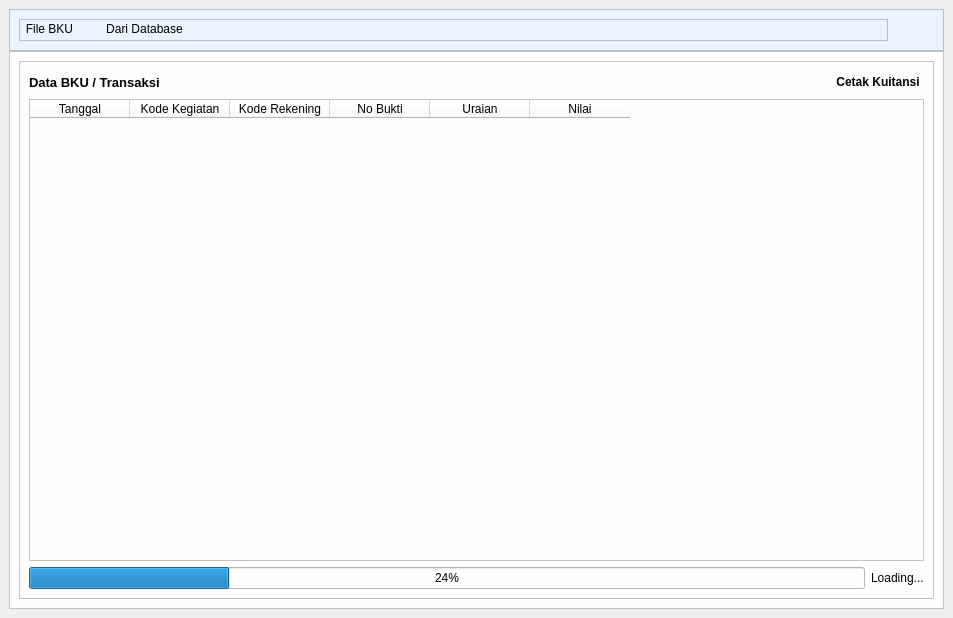
<?xml version="1.0" encoding="UTF-8"?>
<ui version="4.0">
 <class>MainWindow</class>
 <widget class="QMainWindow" name="MainWindow">
  <property name="geometry">
   <rect>
    <x>0</x>
    <y>0</y>
    <width>953</width>
    <height>618</height>
   </rect>
  </property>
  <property name="minimumSize">
   <size>
    <width>900</width>
    <height>600</height>
   </size>
  </property>
  <property name="windowTitle">
   <string>Aplikasi Cetak Kuitansi BOS</string>
  </property>
  <property name="autoFillBackground">
   <bool>false</bool>
  </property>
  <property name="styleSheet">
   <string notr="true"/>
  </property>
  <widget class="QWidget" name="centralwidget">
   <layout class="QVBoxLayout" name="verticalLayout_main">
    <item>
     <layout class="QVBoxLayout" name="verticalLayout">
      <property name="spacing">
       <number>0</number>
      </property>
      <property name="sizeConstraint">
       <enum>QLayout::SetMinAndMaxSize</enum>
      </property>
      <item>
       <widget class="QFrame" name="menu">
        <property name="minimumSize">
         <size>
          <width>0</width>
          <height>0</height>
         </size>
        </property>
        <property name="styleSheet">
         <string notr="true">background-color: rgb(233, 244, 255);</string>
        </property>
        <property name="frameShape">
         <enum>QFrame::StyledPanel</enum>
        </property>
        <property name="frameShadow">
         <enum>QFrame::Raised</enum>
        </property>
        <layout class="QHBoxLayout" name="horizontalLayout_3">
         <item>
          <widget class="QFrame" name="frame">
           <property name="sizePolicy">
            <sizepolicy hsizetype="Preferred" vsizetype="Preferred">
             <horstretch>1</horstretch>
             <verstretch>0</verstretch>
            </sizepolicy>
           </property>
           <property name="frameShape">
            <enum>QFrame::StyledPanel</enum>
           </property>
           <property name="frameShadow">
            <enum>QFrame::Raised</enum>
           </property>
           <widget class="QPushButton" name="btn_from_bku">
            <property name="geometry">
             <rect>
              <x>0</x>
              <y>0</y>
              <width>61</width>
              <height>20</height>
             </rect>
            </property>
            <property name="text">
             <string>File BKU</string>
            </property>
            <property name="icon">
             <iconset>
              <normaloff>resources/logo_pdf.png</normaloff>resources/logo_pdf.png</iconset>
            </property>
            <property name="flat">
             <bool>true</bool>
            </property>
           </widget>
           <widget class="QPushButton" name="btn_from_db">
            <property name="geometry">
             <rect>
              <x>80</x>
              <y>0</y>
              <width>91</width>
              <height>20</height>
             </rect>
            </property>
            <property name="text">
             <string>Dari Database</string>
            </property>
            <property name="icon">
             <iconset>
              <normaloff>resources/logo_db.png</normaloff>resources/logo_db.png</iconset>
            </property>
            <property name="flat">
             <bool>true</bool>
            </property>
           </widget>
          </widget>
         </item>
         <item>
          <widget class="QPushButton" name="btn_setting">
           <property name="text">
            <string/>
           </property>
           <property name="icon">
            <iconset>
             <normaloff>resources/icon_gear.png</normaloff>resources/icon_gear.png</iconset>
           </property>
           <property name="iconSize">
            <size>
             <width>28</width>
             <height>28</height>
            </size>
           </property>
           <property name="flat">
            <bool>true</bool>
           </property>
          </widget>
         </item>
        </layout>
       </widget>
      </item>
      <item>
       <widget class="QFrame" name="utama">
        <property name="minimumSize">
         <size>
          <width>0</width>
          <height>0</height>
         </size>
        </property>
        <property name="styleSheet">
         <string notr="true">background-color: rgb(254, 254, 254);</string>
        </property>
        <property name="frameShape">
         <enum>QFrame::StyledPanel</enum>
        </property>
        <property name="frameShadow">
         <enum>QFrame::Raised</enum>
        </property>
        <layout class="QVBoxLayout" name="verticalLayout_2">
         <item>
          <widget class="QFrame" name="frame_2">
           <property name="minimumSize">
            <size>
             <width>0</width>
             <height>0</height>
            </size>
           </property>
           <property name="frameShape">
            <enum>QFrame::StyledPanel</enum>
           </property>
           <property name="frameShadow">
            <enum>QFrame::Raised</enum>
           </property>
           <layout class="QVBoxLayout" name="verticalLayout_3">
            <item>
             <layout class="QHBoxLayout" name="horizontalLayout_2">
              <item>
               <widget class="QLabel" name="label_bku">
                <property name="sizePolicy">
                 <sizepolicy hsizetype="Preferred" vsizetype="Preferred">
                  <horstretch>1</horstretch>
                  <verstretch>0</verstretch>
                 </sizepolicy>
                </property>
                <property name="font">
                 <font>
                  <pointsize>10</pointsize>
                  <weight>75</weight>
                  <bold>true</bold>
                 </font>
                </property>
                <property name="text">
                 <string>Data BKU / Transaksi</string>
                </property>
               </widget>
              </item>
              <item>
               <widget class="QPushButton" name="btn_print_selected">
                <property name="sizePolicy">
                 <sizepolicy hsizetype="Minimum" vsizetype="Fixed">
                  <horstretch>0</horstretch>
                  <verstretch>0</verstretch>
                 </sizepolicy>
                </property>
                <property name="font">
                 <font>
                  <weight>75</weight>
                  <bold>true</bold>
                 </font>
                </property>
                <property name="cursor">
                 <cursorShape>PointingHandCursor</cursorShape>
                </property>
                <property name="toolTip">
                 <string>Cetak BKU Terpilih</string>
                </property>
                <property name="styleSheet">
                 <string notr="true"/>
                </property>
                <property name="text">
                 <string>Cetak Kuitansi</string>
                </property>
                <property name="flat">
                 <bool>true</bool>
                </property>
               </widget>
              </item>
             </layout>
            </item>
            <item>
             <widget class="QTableWidget" name="table_bku">
              <property name="sizePolicy">
               <sizepolicy hsizetype="Expanding" vsizetype="Expanding">
                <horstretch>1</horstretch>
                <verstretch>1</verstretch>
               </sizepolicy>
              </property>
              <column>
               <property name="text">
                <string>Tanggal</string>
               </property>
              </column>
              <column>
               <property name="text">
                <string>Kode Kegiatan</string>
               </property>
              </column>
              <column>
               <property name="text">
                <string>Kode Rekening</string>
               </property>
              </column>
              <column>
               <property name="text">
                <string>No Bukti</string>
               </property>
              </column>
              <column>
               <property name="text">
                <string>Uraian</string>
               </property>
              </column>
              <column>
               <property name="text">
                <string>Nilai</string>
               </property>
              </column>
             </widget>
            </item>
            <item>
             <layout class="QHBoxLayout" name="horizontalLayout">
              <item>
               <widget class="QProgressBar" name="progress_bar">
                <property name="value">
                 <number>24</number>
                </property>
                <property name="textVisible">
                 <bool>true</bool>
                </property>
               </widget>
              </item>
              <item>
               <widget class="QLabel" name="label_loading">
                <property name="text">
                 <string>Loading...</string>
                </property>
               </widget>
              </item>
             </layout>
            </item>
           </layout>
          </widget>
         </item>
        </layout>
       </widget>
      </item>
     </layout>
    </item>
   </layout>
  </widget>
  <action name="actionAmbil_File_BKU">
   <property name="text">
    <string>Ambil File BKU</string>
   </property>
  </action>
 </widget>
 <resources/>
 <connections/>
</ui>
